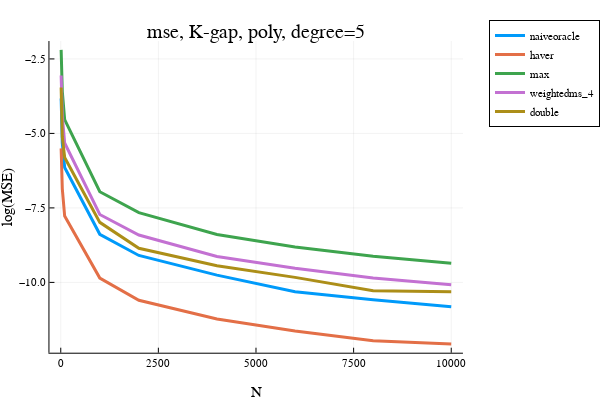

The notebook cell saved with this chart:
### Markdown cell above
### K-gap polynomial high degree $\alpha > 1$

### Code cell
"""
trying to run bandits and see the performance of the estimator.

"""

using Infiltrator
using ProgressMeter
using Plots
plotly()

include("./KjBandits.jl")
include("./KjFunctions.jl")


opt = (
    σ² = (1.0/2)^2, 
    dataseed = 313, #123
    algoseed = 789,
    n_trials = 200, #50, #1000, #200
    N_ary = [10, 20, 40, 100, 1000, 2000, 4000, 6000, 8000, 10000], 
    algo_name = "uniform", # "ucb", # "ucb", "sr", "uniform"
    problem_name = "K_gap_poly", #"equal", "allbest", #"linear_K20" #"linear", "linear_K2_custom", "linear_K2"
    K = 64,
    num_optimals = nothing,
    degree = 5,
    Delta = nothing,
    gap_splits = nothing,
)
#estimator_names = ["haver", "naiveoracle", "avg", "max", "weighted_100", "weightedms_4", ]
estimator_names = ["naiveoracle", "haver", "avg", "max", "weightedms_4", "double"]
@show estimator_names
@show opt

hatvalues = zeros(opt.n_trials, length(opt.N_ary), length(estimator_names))
global estimators
global i_t_ary
rng_data = MersenneTwister(opt.dataseed)
rng_algo = MersenneTwister(opt.algoseed) 
rng_algo2 = MersenneTwister(opt.algoseed*31 + 1)
algo = []
problem = []
@showprogress for i_try = 1:opt.n_trials
#    global algo, problem
    myseed = rand(rng_data, UInt32)

    for i_N in eachindex(opt.N_ary)
        global problem, algo
        N = opt.N_ary[i_N]

        problem = problem_factory(
            opt.problem_name, opt.σ²,  myseed, 
            K=opt.K, num_optimals=opt.num_optimals, 
            degree=opt.degree, Delta=opt.Delta, gap_splits=opt.gap_splits)

        algo = algo_factory(opt.algo_name, problem, rand(rng_algo, UInt32))

        myseed2 = rand(rng_algo2, UInt32)
        estimators = [ estimator_factory(name, opt.σ², problem.μ, myseed2) for name in estimator_names]
    
        data = zeros(opt.K, N)
        for i in 1:opt.K
            algo.n_pulls[i] = N
            rewards = problem.μ[i] .+ sqrt(problem.σ²)*randn(problem.rngs[i], N) 
            algo.sum_rewards[i] = sum(rewards) 
            data[i,:] .= rewards
        end 
        
        for i_est in 1:length(estimators)-1
            hatvalues[i_try, i_N, i_est] = estimate_value(estimators[i_est], algo)
        end
        hatvalues[i_try, i_N, end] = estimate_value(estimators[end], data)
        
        @assert maximum(problem.μ) == 0.0
    end
    #- compute the bias and the MSE
end
bias = meansqueeze(hatvalues, 1) # n_alphas x n_estimators
mse = meansqueeze(hatvalues .^ 2, 1)
mae = meansqueeze(abs.(hatvalues), 1)

x = opt.N_ary
i = 1; plot(x, log.(mse[:,i]), label=estimator_names[i], linewidth=3)
i = 2; plot!(x, log.(mse[:,i]), label=estimator_names[i], linewidth=3)
# i = 3; plot!(x, log.(mse[:,i]), label=estimator_names[i], linewidth=3) 
i = 4; plot!(x, log.(mse[:,i]), label=estimator_names[i], linewidth=3)
i = 5; plot!(x, log.(mse[:,i]), label=estimator_names[i], linewidth=3)
i = 6; plot!(x, log.(mse[:,i]), label=estimator_names[i], linewidth=3)
plot!(xlabel="N", ylabel="log(MSE)", legend=:outertopright)  
title!("mse, K-gap, poly, degree=5")

### Figure 1 — Plotly figure (JSON) as saved in the notebook; plotly's stock layout.template omitted (floating-point values rounded to 4 significant figures)
{"data": [{"colorbar": {"title": {"text": ""}}, "legendgroup": "naiveoracle", "line": {"color": "rgba(0, 154, 250, 1.000)", "dash": "solid", "shape": "linear", "width": 3}, "mode": "lines", "name": "naiveoracle", "showlegend": true, "type": "scatter", "x": [10, 20, 40, 100, 1000, 2000, 4000, 6000, 8000, 10000], "xaxis": "x", "y": [-3.827, -4.646, -5.324, -6.143, -8.386, -9.096, -9.755, -10.31, -10.58, -10.82], "yaxis": "y", "zmax": null, "zmin": null}, {"colorbar": {"title": {"text": ""}}, "legendgroup": "haver", "line": {"color": "rgba(227, 111, 71, 1.000)", "dash": "solid", "shape": "linear", "width": 3}, "mode": "lines", "name": "haver", "showlegend": true, "type": "scatter", "x": [10, 20, 40, 100, 1000, 2000, 4000, 6000, 8000, 10000], "xaxis": "x", "y": [-5.502, -6.094, -6.858, -7.774, -9.854, -10.6, -11.23, -11.63, -11.96, -12.06], "yaxis": "y", "zmax": null, "zmin": null}, {"colorbar": {"title": {"text": ""}}, "legendgroup": "max", "line": {"color": "rgba(62, 164, 78, 1.000)", "dash": "solid", "shape": "linear", "width": 3}, "mode": "lines", "name": "max", "showlegend": true, "type": "scatter", "x": [10, 20, 40, 100, 1000, 2000, 4000, 6000, 8000, 10000], "xaxis": "x", "y": [-2.196, -2.903, -3.596, -4.534, -6.958, -7.657, -8.393, -8.811, -9.12, -9.361], "yaxis": "y", "zmax": null, "zmin": null}, {"colorbar": {"title": {"text": ""}}, "legendgroup": "weightedms_4", "line": {"color": "rgba(195, 113, 210, 1.000)", "dash": "solid", "shape": "linear", "width": 3}, "mode": "lines", "name": "weightedms_4", "showlegend": true, "type": "scatter", "x": [10, 20, 40, 100, 1000, 2000, 4000, 6000, 8000, 10000], "xaxis": "x", "y": [-3.058, -3.764, -4.416, -5.322, -7.72, -8.411, -9.129, -9.525, -9.854, -10.08], "yaxis": "y", "zmax": null, "zmin": null}, {"colorbar": {"title": {"text": ""}}, "legendgroup": "double", "line": {"color": "rgba(172, 142, 24, 1.000)", "dash": "solid", "shape": "linear", "width": 3}, "mode": "lines", "name": "double", "showlegend": true, "type": "scatter", "x": [10, 20, 40, 100, 1000, 2000, 4000, 6000, 8000, 10000], "xaxis": "x", "y": [-3.461, -4.403, -5.12, -5.809, -7.985, -8.854, -9.443, -9.831, -10.28, -10.31], "yaxis": "y", "zmax": null, "zmin": null}], "layout": {"annotations": [{"font": {"color": "rgba(0, 0, 0, 1)", "family": "sans-serif", "size": 20}, "rotation": 0, "showarrow": false, "text": "mse, K-gap, poly, degree=5", "x": 0.5498, "xanchor": "center", "xref": "paper", "y": 1, "yanchor": "top", "yref": "paper"}], "height": 400, "legend": {"bgcolor": "rgba(255, 255, 255, 1.000)", "bordercolor": "rgba(0, 0, 0, 1)", "borderwidth": 1, "font": {"color": "rgba(0, 0, 0, 1)", "family": "sans-serif", "size": 11}, "title": {"font": {"color": "rgba(0, 0, 0, 1)", "family": "sans-serif", "size": 15}, "text": ""}, "tracegroupgap": 0, "traceorder": "normal", "x": 1.05, "xanchor": "upper", "y": 1, "yanchor": "right"}, "margin": {"b": 20, "l": 0, "r": 0, "t": 20}, "paper_bgcolor": "rgba(255, 255, 255, 1.000)", "plot_bgcolor": "rgba(255, 255, 255, 1.000)", "showlegend": true, "width": 600, "xaxis": {"anchor": "y", "domain": [0.1061, 0.9934], "gridcolor": "rgba(0, 0, 0, 0.1)", "gridwidth": 0.5, "linecolor": "rgba(0, 0, 0, 1)", "mirror": false, "range": [-289.7, 10300.0], "showgrid": true, "showline": true, "showticklabels": true, "tickangle": 0, "tickcolor": "rgb(0, 0, 0)", "tickfont": {"color": "rgba(0, 0, 0, 1)", "family": "sans-serif", "size": 11}, "tickmode": "array", "ticks": "inside", "ticktext": ["0", "2500", "5000", "7500", "10000"], "tickvals": [0, 2500, 5000, 7500, 10000], "title": {"font": {"color": "rgba(0, 0, 0, 1)", "family": "sans-serif", "size": 15}, "text": "N"}, "type": "linear", "visible": true, "zeroline": false, "zerolinecolor": "rgba(0, 0, 0, 1)"}, "yaxis": {"anchor": "x", "domain": [0.07581, 0.9415], "gridcolor": "rgba(0, 0, 0, 0.1)", "gridwidth": 0.5, "linecolor": "rgba(0, 0, 0, 1)", "mirror": false, "range": [-12.36, -1.9], "showgrid": true, "showline": true, "showticklabels": true, "tickangle": 0, "tickcolor": "rgb(0, 0, 0)", "tickfont": {"color": "rgba(0, 0, 0, 1)", "family": "sans-serif", "size": 11}, "tickmode": "array", "ticks": "inside", "ticktext": ["−10.0", "−7.5", "−5.0", "−2.5"], "tickvals": [-10, -7.5, -5, -2.5], "title": {"font": {"color": "rgba(0, 0, 0, 1)", "family": "sans-serif", "size": 15}, "text": "log(MSE)"}, "type": "linear", "visible": true, "zeroline": false, "zerolinecolor": "rgba(0, 0, 0, 1)"}}}
